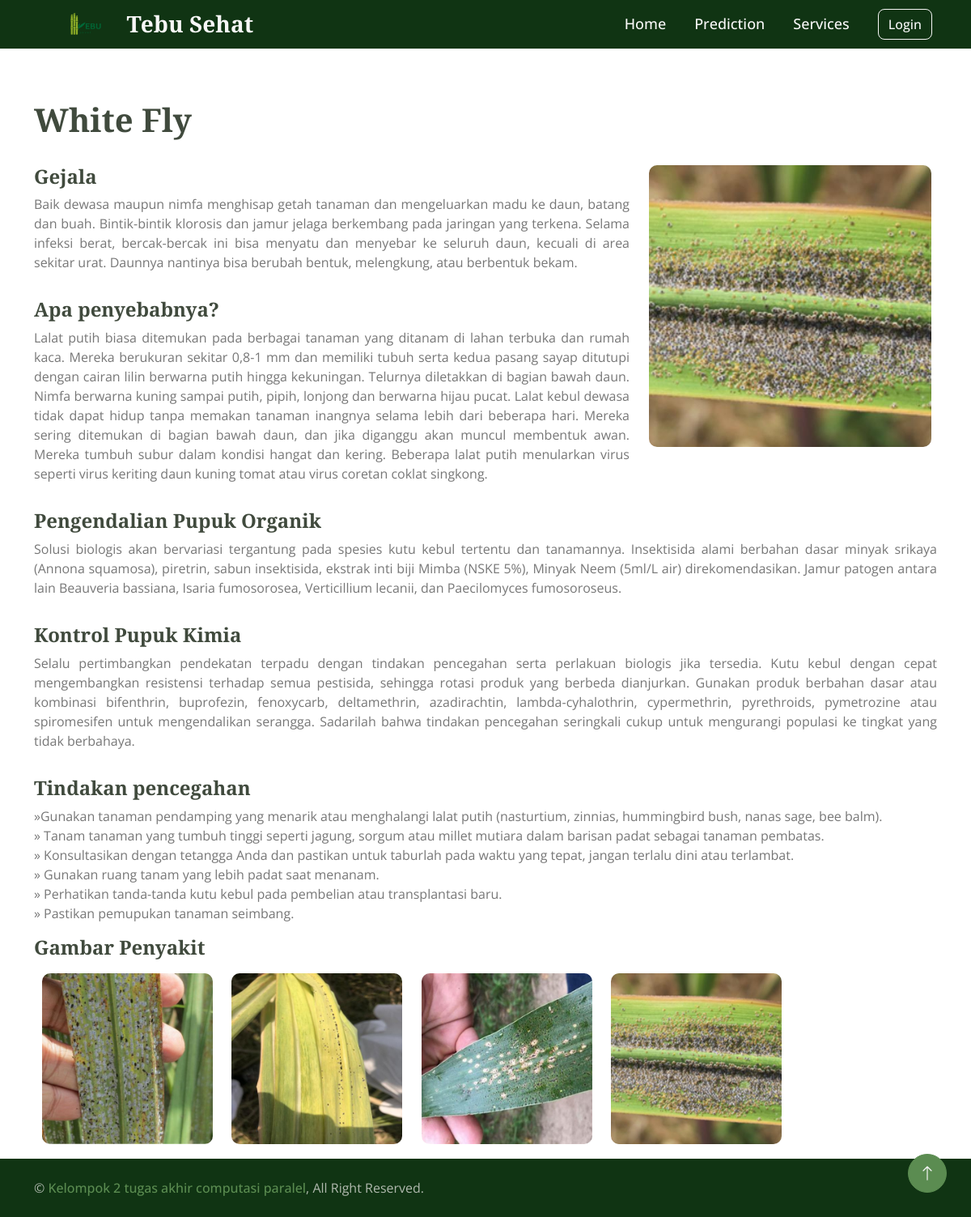
/disease_details/White Fly/, run on the app's committed database.
### uploads/models.py (models this page shows, shortened)
class Treatment(models.Model):
    disease_name = (
        ('Bacterial Blight', 'Bacterial Blight'),
        ('Leaf Rust', 'Leaf Rust'),
        ('Leaf Spot', 'Leaf Spot'),
        ('Mite Insect', 'Mite Insect'),
        ('Red Rot', 'Red Rot'),
        ('Red Rust', 'Red Rust'),
        ('White Fly', 'White Fly'),
        ('Yellow Leaf Virus', 'Yellow Leaf Virus')
        )
    disease = models.CharField(max_length=200, null=True, choices=disease_name)
    symptoms = models.CharField(max_length=1000, null=True)
    caused = models.CharField(max_length=1000, null=True)
    organic_control = models.CharField(max_length=1000, null=True)
    chemical_control = models.CharField(max_length=1000, null=True)
    preventive_measures = models.CharField(max_length=1000, null=True)

### uploads/views.py (the view)
# urls.py: path('disease_details/<str:disease>/', views.disease_details, name='disease_details'),
def disease_details(request, disease):
    treatment = Treatment.objects.get(disease=disease)
    symptoms, caused, organic_control, chemical_control, preventive_measures = get_treatment(treatment)
    context = {
        'treatment': treatment,
        'symptoms': symptoms,
        'caused': caused,
        'organic_control': organic_control,
        'chemical_control': chemical_control,
        'preventive_measures': preventive_measures,
    }
    return render(request, 'disease_details.html', context)

### uploads/utils.py (called while the page is built)
def get_treatment(treatment):
    try:
        symptoms = treatment.symptoms
        caused = treatment.caused
        organic_control = treatment.organic_control
        chemical_control = treatment.chemical_control
        preventive_measures = treatment.preventive_measures
        preventive_measures = preventive_measures.split(".")
        return symptoms, caused, organic_control, chemical_control, preventive_measures
    except Exception as e:
        print(f"An error occurred while processing treatment data: {e}")

### templates/disease_details.html (shortened to what this page needs)
{% extends 'base.html' %}{% load static %}
{% block body %}
<div class="container mt-5">
    <h1 class="pt-3 ">{{ treatment.disease }}</h1>
    <br>
    <div class="row">
      <div class="col-lg-8">
        <h4>Gejala</h5>
        <p style="text-align: justify">{{symptoms }}</p>
        <h4 class="pt-3">Apa penyebabnya?</h5>
        <p style="text-align: justify">{{caused }}</p>
      </div>
      <div class="col-lg-4">
        {% if treatment.disease == 'Leaf Rust' %}
        <img class="img-fluid image_disease_page" src="{% static 'img/leaf_rust.jpg' %}" alt="">
        {% elif treatment.disease == 'Bacterial Blight' %}
        <img class="img-fluid image_disease_page" src="{% static 'img/Bacterial Blight.jpg' %}" alt="">
        {% elif treatment.disease == 'Mite Insect' %}
        <img class="img-fluid image_disease_page" src="{% static 'img/mite insect.jpg' %}" alt="">
        {% elif treatment.disease == 'Red Rot' %}
        <img class="img-fluid image_disease_page" src="{% static 'img/Red Rot.jpg' %}" alt="">
        {% elif treatment.disease == 'Leaf Spot' %}
        <img class="img-fluid image_disease_page" src="{% static 'img/Disease/leaf spot2.jpg' %}" alt="">
        {% elif treatment.disease == 'Yellow Leaf Virus' %}
        <img class="img-fluid image_disease_page" src="{% static 'img/Disease/Yellow Leaf Virus3.jpg' %}" alt="">
        {% elif treatment.disease == 'Red Rust' %}
        <img class="img-fluid image_disease_page" src="{% static 'img/Disease/Red_Rust1.jpg' %}" alt="">
        {% elif treatment.disease == 'White Fly' %}
        <img class="img-fluid image_disease_page" src="{% static 'img/Disease/white_fly3.jpg' %}" alt="">
        {% endif %}
      </div>
      <h4 class="pt-3">Pengendalian Pupuk Organik</h5>
        <p style="text-align: justify">{{organic_control }}</p>
        <h4 class="pt-3">Kontrol Pupuk Kimia</h5>
        <p style="text-align: justify">{{chemical_control }}</p>
        <h4 class="pt-3">Tindakan pencegahan</h5>
        {% for measure in preventive_measures %}
        <li class="treatment_li">{{ measure }}.</li>
        {% endfor %}
    </div>
        <h4 class="pt-3">Gambar Penyakit</h4>
        <div style=" max-width: 960px;">
        {% if treatment.disease == 'Leaf Rust' %}
            <img class="img-table-responsive disease_image " src="{% static 'img/leaf_rust.jpg' %}" alt="">
            <img class="img-table-responsive disease_image " src="{% static 'img/Disease/leaf_rust1.jpg' %}" alt="">
            <img class="img-table-responsive disease_image " src="{% static 'img/Disease/leaf_rust2.jpg' %}" alt="">
            <img class="img-table-responsive disease_image " src="{% static 'img/Disease/leaf_rust3.jpg' %}" alt="">
        {% elif treatment.disease == 'White Fly' %}
            <img class="img-table-responsive disease_image" src="{% static 'img/white_fly.jpg' %}" alt="">
            <img class="img-table-responsive disease_image" src="{% static 'img/Disease/white_fly1.jpg' %}" alt="">
            <img class="img-table-responsive disease_image" src="{% static 'img/Disease/white_fly2.jpg' %}" alt="">
            <img class="img-table-responsive disease_image" src="{% static 'img/Disease/white_fly3.jpg' %}" alt="">
        {% endif %}
        </div>
    </div>
{% endblock body %}

### static/css/style.css (style rules this page uses)
.container { overflow-x: hidden; }
:root { --primary: #5b8c51; --secondary: #869183; --light: #f7f7f7; --dark: #404a3d; }
.disease_image { display: inline-block; max-width: 98%; height: auto; width: 22%; margin: 1%; border-radius: 10px; }
.image_disease_page { display: block; max-width: 100%; height: auto; width: 98%; border-radius: 10px; }

### static/css/style1.css (style rules this page uses)
.treatment_li { list-style: none; }
.treatment_li::before { content: "\00BB"; }

### data on the page
Treatment: disease "White Fly", symptoms "Baik dewasa maupun nimfa menghisap getah tanaman dan mengeluarkan madu ke daun, batang dan buah. Bintik-bintik klorosis dan jamur jelaga berkembang pada jaringan yang terkena. Selama infeksi berat, bercak-bercak ini bisa menyatu dan menyebar ke seluruh daun, kecuali di area sekitar urat. Daunnya nantinya bisa berubah bentuk, melengkung, atau berbentuk bekam.", caused "Lalat putih biasa ditemukan pada berbagai tanaman yang ditanam di lahan terbuka dan rumah kaca. Mereka berukuran sekitar 0,8-1 mm dan memiliki tubuh serta kedua pasang sayap ditutupi dengan cairan lilin berwarna putih hingga kekuningan. Telurnya diletakkan di bagian bawah daun. Nimfa berwarna kuning sampai putih, pipih, lonjong dan berwarna hijau pucat. Lalat kebul dewasa tidak dapat hidup tanpa memakan tanaman inangnya selama lebih dari beberapa hari. Mereka sering ditemukan di bagian bawah daun, dan jika diganggu akan muncul membentuk awan. Mereka tumbuh subur dalam kondisi hangat dan kering. Beberapa lalat putih menularkan virus seperti virus keriting daun kuning tomat atau virus coretan…", organic_control "Solusi biologis akan bervariasi tergantung pada spesies kutu kebul tertentu dan tanamannya. Insektisida alami berbahan dasar minyak srikaya (Annona squamosa), piretrin, sabun insektisida, ekstrak inti biji Mimba (NSKE 5%), Minyak Neem (5ml/L air) direkomendasikan. Jamur patogen antara lain Beauveria bassiana, Isaria fumosorosea, Verticillium lecanii, dan Paecilomyces fumosoroseus.", chemical_control "Selalu pertimbangkan pendekatan terpadu dengan tindakan pencegahan serta perlakuan biologis jika tersedia. Kutu kebul dengan cepat mengembangkan resistensi terhadap semua pestisida, sehingga rotasi produk yang berbeda dianjurkan. Gunakan produk berbahan dasar atau kombinasi bifenthrin, buprofezin, fenoxycarb, deltamethrin, azadirachtin, lambda-cyhalothrin, cypermethrin, pyrethroids, pymetrozine atau spiromesifen untuk mengendalikan serangga. Sadarilah bahwa tindakan pencegahan seringkali cukup untuk mengurangi populasi ke tingkat yang tidak berbahaya."

### other printed values
{{ measure }} "Gunakan tanaman pendamping yang menarik atau menghalangi lalat putih (nasturtium, zinnias, hummingbird bush, nanas sage, bee balm)" "Tanam tanaman yang tumbuh tinggi seperti jagung, sorgum atau millet mutiara dalam barisan padat sebagai tanaman pembatas" "Konsultasikan dengan tetangga Anda dan pastikan untuk taburlah pada waktu yang tepat, jangan terlalu dini atau terlambat" "Gunakan ruang tanam yang lebih padat saat menanam" "Perhatikan tanda-tanda kutu kebul pada pembelian atau transplantasi baru" "Pastikan pemupukan tanaman seimbang"
